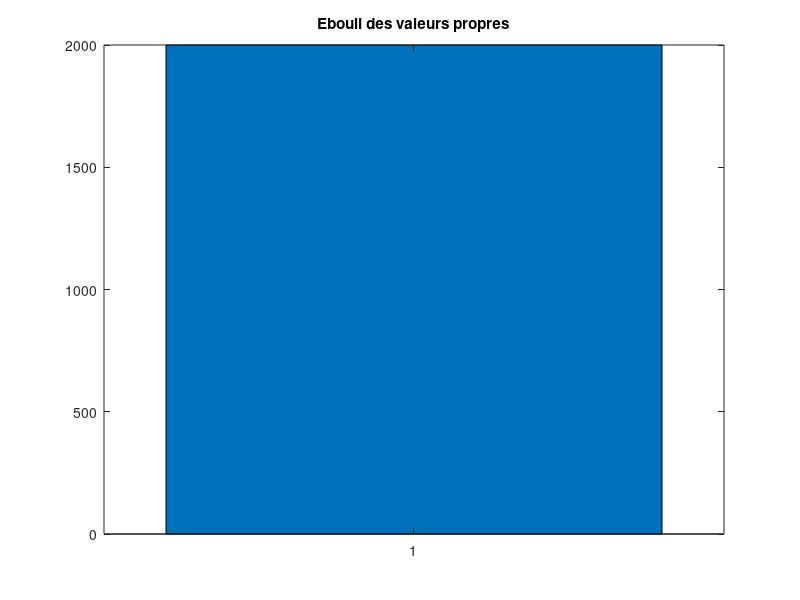

This figure's MATLAB source: (Note: this script raises an error after producing the figure.)
% Programme Analyse en Composantes Principales

prompt='Entrer la matrice de taille nxp correspondant au tableau de données '
X=input(prompt);

prompt='Entrer la liste contenant le nom de tous les individus '
Nom_individus=input(prompt); 

prompt='Entrer la liste contenant le nom de toutes les variables '
Nom_variables=input(prompt); 

ligne=size(X,1); %nombre de lignes de la matrice X
colonne=size(X,2); %nombre de colonnes de la matrice X

prompt='Entrer la matrice des poids (si les poids sont égaux on entrera : eye(ligne)/ligne '
Poids=input(prompt) 

% Tout d'abord on doit centrer et réduire la matrice X, on nottera Y cette matrice.

Barycentre=diag(Poids)'*X; % barycentre de la matrice X
Y=X-Barycentre; % Y est la matrice X centrée

V=Y'*Poids*Y; %matrice de variance-covariance de Y

% On réduit maintenant la matrice Y, on obtient alors la matrice centrée réduite de X  
Y=Y/sqrt(diag(diag(V))); 

M=eye(colonne); %matrice identité de taille nxn
[U,lambda]=eig(V*M); % U stocke les vecteurs propres du tableau,et lambda stocke les vecteurs 
%propres associées

bar(sort(lambda,'descend')); % trace les valeurs propres dans un graphique
title('Ebouli des valeurs propres') % On donne un nom au graphique tracé
print('Ebouli_des_valeurs_propres','-djpeg') % On enregistre le graphique 

%Cette représentation permet de déterminer la proportion d'information 
% contenue dans un plan. Il suffit d'additionner le pourcentage
% d'inertie des deux axes considérés

Contribution_axe_k=diag(lambda./(sum(diag(lambda)))); %vecteur des contributions
% de l'axe k à l'inertie  totale du nuage

pareto(Contribution_axe_k) %diagramme de Pareto de la contribution de chaque axe à l inertie du nuage
title('Diagramme de Pareto de la contribution relative des axes à l inertie du nuage')
print('Diagramme_de_Pareto_de_la_contribution_relative_des_axes_à_l_inertie_du_nuage','-djpeg')

C=Y*M*U; %matrice des composantes principales

% On va construire une matrice qui contient les indices ponctuels de
% qualité

Ind_ponct_qual=zeros(ligne,colonne); %on initialise le tableau de données de l'indice ponctuel de qualité

for i=1:ligne
 for j=1:colonne
 Ind_ponct_qual(i,j)=(C(i,j)/(norm(C(i,:))))^2;
 end
end


% On définit ici, la qualité de représentation
% des individus sur le plan factoriel

Qual_indiv=Ind_ponct_qual(:,1)+Ind_ponct_qual(:,2);

%matrice des coordonnées des variables Y dans le plan principal

S=U*sqrt(lambda);

Contribution_var=U.^2; %contribution relative des variables aux axes
Qual_var=S.^2; %qualité de représentation des variables

Contribution_indiv_axe_k=Poids*C.^2/lambda; %contribution relative d'un individu i à l'axe k
Inertie_nuage=sum(sum(Poids*Y.^2)); %calcul de l'inertie totale du nuage

Contribution_indiv_nuage=sum(Poids*Y.^2/Inertie_nuage,2); %contribution relative 
% des individus à l'intertie du nuage


%représentation du nuage des individus selon deux axes factoriels Ck 
% qui représentent le mieux qualitativement les données
scatter(C(:,1),C(:,2),'filled') 
text(C(:,1),C(:,2),Nom_individus)
title('Représentation des individus')
print('Représentation_des_individus','-djpeg')

%représentation des variables (vecteurs) selon deux composantes principales réduites
compass(S(:,1),S(:,2),'blue')
text(S(:,1),S(:,2),Nom_variables)
title('Représentation des variables')
print('Représentation_des_variables','-djpeg')

%représentation simultanée des individus et des variables
scatter(C(:,1),C(:,2),'filled')
compass(S(:,1),S(:,2),'blue')
text(C(:,1),C(:,2),Nom_individus)
text(S(:,1),S(:,2),Nom_variables)
title('Représentation simultanée des individus et des variables')
print('Représentation_simultanée_des_individus_et_des_variables','-djpeg')

%cercle des corrélations
compass(U(:,1),U(:,2),'blue')
text(U(:,1),U(:,2),Nom_variables)
title('Cercle Des Correlations')
print('Cercle_des_correlations','-djpeg')
